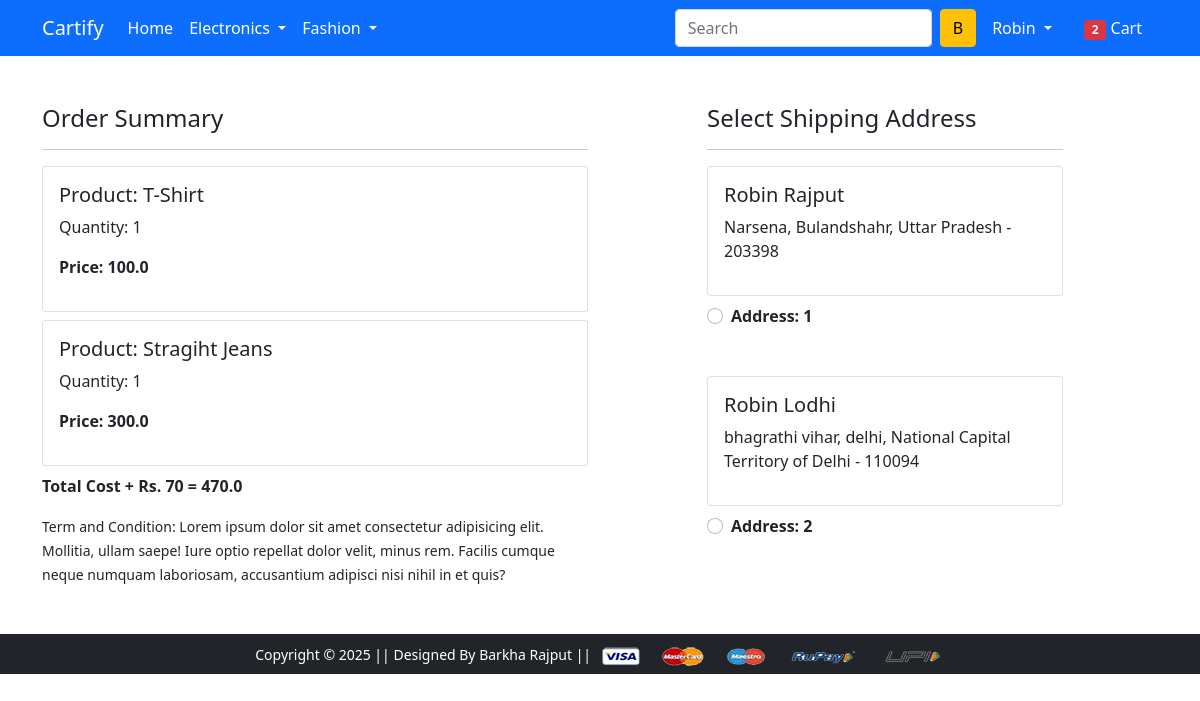
The page /checkout/ (signed in) on the database its author committed.
### app/models.py (models this page shows, shortened)
class Cart(models.Model):
    user = models.ForeignKey(User, on_delete=models.CASCADE)
    product = models.ForeignKey(Product, on_delete=models.CASCADE)
    quantity = models.PositiveIntegerField(default=1)
    @property
    def total_cost(self):
        return self.quantity * self.product.discounted_price

class Product(models.Model):
    title = models.CharField(max_length=100)
    selling_price = models.FloatField()
    discounted_price = models.FloatField()
    description = models.TextField()
    brand = models.CharField(max_length=100)
    category = models.CharField(choices=CATEGORY_CHOICES, max_length=2)
    product_image = models.ImageField(upload_to='productimg')

class Customer(models.Model):
    user = models.ForeignKey(User, on_delete=models.CASCADE)
    name = models.CharField(max_length=200)
    locality = models.CharField(max_length=200)
    city = models.CharField(max_length=50)
    zipcode = models.IntegerField()
    state = models.CharField(choices=STATE_CHOICE, max_length=50)

### app/views.py (the view)
# urls.py: path('checkout/', views.checkout, name='checkout'),
@login_required
def checkout(request):
 totalitem = 0
 if request.user.is_authenticated:
   totalitem = len(Cart.objects.filter(user=request.user))
 user = request.user
 add = Customer.objects.filter(user=user)
 cart_items = Cart.objects.filter(user=user)
 amount = 0.0
 shipping_amount = 70.0
 totalamount = 0.0
 cart_product = [p for p in Cart.objects.all() if p.user == request.user]
 if cart_product:
    for p in cart_product:
     tempamount = (p.quantity * p.product.discounted_price)
     amount += tempamount
    totalamount = amount + shipping_amount
 return render(request, 'app/checkout.html', {'add':add, 'totalamount':totalamount, 'cart_items':cart_items, 'totalitem':totalitem})

### app/templates/app/checkout.html (shortened to what this page needs)
{% extends 'app/base.html' %}
{% load static %}
{% block main-content %}
<div class="container">
 <div class="row mt-5">
  <div class="col-sm-6">
    <h4>Order Summary</h4>
    <hr>
    {% for item in cart_items %}
      <div class="card mb-2">
        <div class="card-body">
          <h5>Product: {{item.product.title}}</h5>
          <p>Quantity: {{item.quantity}}</p>
          <p class="fw-bold">Price: {{item.total_cost}}</p>
        </div>
      </div>
    {% endfor %}
    <p class="fw-bold">Total Cost + Rs. 70 = {{totalamount}}</p>
    <small>Term and Condition: Lorem ipsum dolor sit amet consectetur adipisicing elit. Mollitia, ullam saepe! Iure optio repellat dolor velit, minus rem. Facilis cumque neque numquam laboriosam, accusantium adipisci nisi nihil in et quis?</small>
  </div>
  <div class="col-sm-4 offset-sm-1">
    <h4>Select Shipping Address</h4>
    <hr>
    <form action="/paymentdone" id="myform">
      {% for ad in add %}
      <div class="card">
        <div class="card-body">
        <h5>{{ad.name}}</h5>
        <p>{{ad.locality}}, {{ad.city}}, {{ad.state}} - {{ad.zipcode}}</p>
        </div>
      </div>
        <div class="form-check mt-2 mb-5">
          <input class="form-check-input" type="radio" name="custid" id="custadd{{forloop.counter}}" value="{{ad.id}}">
          <label class="form-check-label fw-bold" for="custadd{{forloop.counter}}">
            Address: {{forloop.counter}} </label>
        </div>
      {% endfor %}
      </form>
    </div>
  </div>
</div>
{% endblock main-content %}

### app/templates/app/base.html (shortened to what this page needs)
<!doctype html>
{% load static %}
<html lang="en">
  <head>
    <link href="https://cdn.jsdelivr.net/npm/bootstrap@5.0.0-beta1/dist/css/bootstrap.min.css" rel="stylesheet">
    <link rel="stylesheet" href="{% static 'app/css/owl.carousel.min.css' %}">
    <link rel="stylesheet" href="{% static 'app/css/all.min.css' %}">
    <link rel="stylesheet" href="{% static 'app/css/style.css' %}">
  </head>
  <body>
    <nav class="navbar navbar-expand-lg navbar-dark bg-primary">
     <div class="container">
       <a class="navbar-brand" href="/">Cartify</a>
       <div class="collapse navbar-collapse" id="navbarSupportedContent">
         <ul class="navbar-nav me-auto mb-2 mb-lg-0">
           <li class="nav-item">
             <a class="nav-link active" aria-current="page" href="/">Home</a>
           </li>
           <li class="nav-item dropdown">
             <a class="nav-link dropdown-toggle text-white" href="#" id="electronicsDropdown" role="button" data-bs-toggle="dropdown" aria-expanded="false">
               Electronics
             </a>
           </li>
           <li class="nav-item dropdown">
             <a class="nav-link dropdown-toggle text-white" href="#" id="fashionDropdown" role="button" data-bs-toggle="dropdown" aria-expanded="false">
               Fashion
             </a>
           </li>
         </ul>
         <form class="d-flex">
           <input class="form-control me-2" type="search" placeholder="Search" aria-label="Search">
           <button class="btn btn-warning" type="submit">B</button>
         </form>
         <div>
          <ul class="navbar-nav me-auto mb-2 mb-lg-0">
          {% if request.user.is_authenticated %}
           <li class="nav-item dropdown mx-2">
              <a class="nav-link dropdown-toggle text-white" href="#" id="profileDropdown" role="button" data-bs-toggle="dropdown" aria-expanded="false">
                {{request.user.username|capfirst}} {% comment %} to dynamic username {% endcomment %}
              </a>
            </li>
            <li class="nav-item mx-2">
             <a href="{% url 'showcart' %}" class="nav-link text-white"><span class="badge bg-danger">{{totalitem}}</span> Cart </a>
            </li>
          {% endif %}
          </ul>
         </div>
       </div>
     </div>
    </nav>
    {% block main-content %} {% endblock main-content %}
    <footer class="container-fluid bg-dark text-center p-2 mt-5">
        <small class="text-white">Copyright &copy; 2025 || Designed By Barkha Rajput || </small>
        <img src="{% static 'app/images/payment.png' %}" alt="" srcset="" class="img-fluid" height="2px">
    </footer>
  </body>
</html>

### rows shown on the page
Cart: product "T-Shirt", quantity "1", total_cost "100.0"
Cart: product "Stragiht Jeans", quantity "1", total_cost "300.0"
Customer: name "Robin Rajput", locality "Narsena", city "Bulandshahr", state "Uttar Pradesh", zipcode "203398"
Customer: name "Robin Lodhi", locality "bhagrathi vihar", city "delhi", state "National Capital Territory of Delhi", zipcode "110094"

### other values the page prints
{{ request.user.username|capfirst }} "Robin"
{{ totalitem }} "2"
{{ totalamount }} "470.0"
